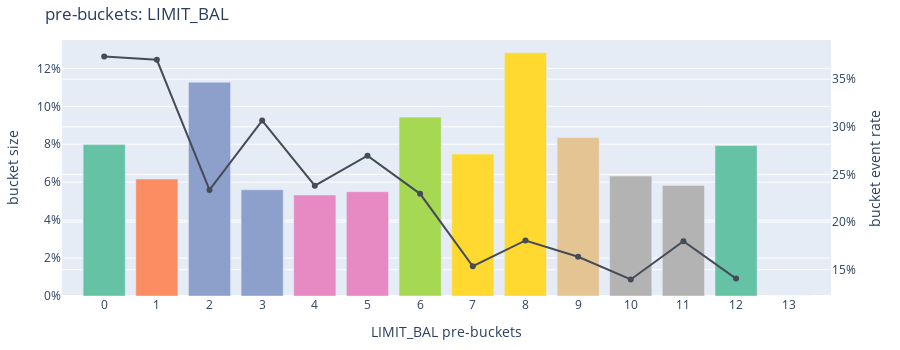

The cell this chart's notebook holds for it:
### Markdown cell above
Visualizing the bucketing

### Code cell
bucketing_process.plot_prebucket("LIMIT_BAL")

### Figure 1 — Plotly figure (JSON) as saved in the notebook; plotly's stock layout.template omitted (floating-point values rounded to 4 significant figures)
{"data": [{"line": {"color": "#454c57"}, "name": "Event Rate", "type": "scatter", "x": [0, 1, 2, 3, 4, 5, 6, 7, 8, 9, 10, 11, 12, 13], "xaxis": "x", "y": [0.3737, 0.3703, 0.2337, 0.3065, 0.2382, 0.2697, 0.2297, 0.1537, 0.1808, 0.1637, 0.1398, 0.18, 0.1408, null], "yaxis": "y2"}, {"marker": {"color": ["rgb(102,194,165)", "rgb(252,141,98)", "rgb(141,160,203)", "rgb(141,160,203)", "rgb(231,138,195)", "rgb(231,138,195)", "rgb(166,216,84)", "rgb(255,217,47)", "rgb(255,217,47)", "rgb(229,196,148)", "rgb(179,179,179)", "rgb(179,179,179)", "rgb(102,194,165)", "rgb(102,194,165)"]}, "name": "Bucket count percentage", "type": "bar", "x": [0, 1, 2, 3, 4, 5, 6, 7, 8, 9, 10, 11, 12, 13], "xaxis": "x", "y": [0.0798, 0.0617, 0.1127, 0.056, 0.0532, 0.055, 0.0943, 0.0748, 0.1282, 0.0835, 0.0632, 0.0583, 0.0793, 0], "yaxis": "y"}], "layout": {"height": 350, "margin": {"b": 20, "l": 20, "r": 20, "t": 40}, "showlegend": false, "title": {"text": "pre-buckets: LIMIT_BAL"}, "transition": {"duration": 50}, "xaxis": {"anchor": "y", "domain": [0, 0.94], "title": {"text": "LIMIT_BAL pre-buckets"}, "type": "category"}, "yaxis": {"anchor": "x", "domain": [0, 1], "tickformat": ",.0%", "title": {"text": "bucket size"}}, "yaxis2": {"anchor": "x", "overlaying": "y", "side": "right", "tickformat": ",.0%", "title": {"text": "bucket event rate"}}}}
